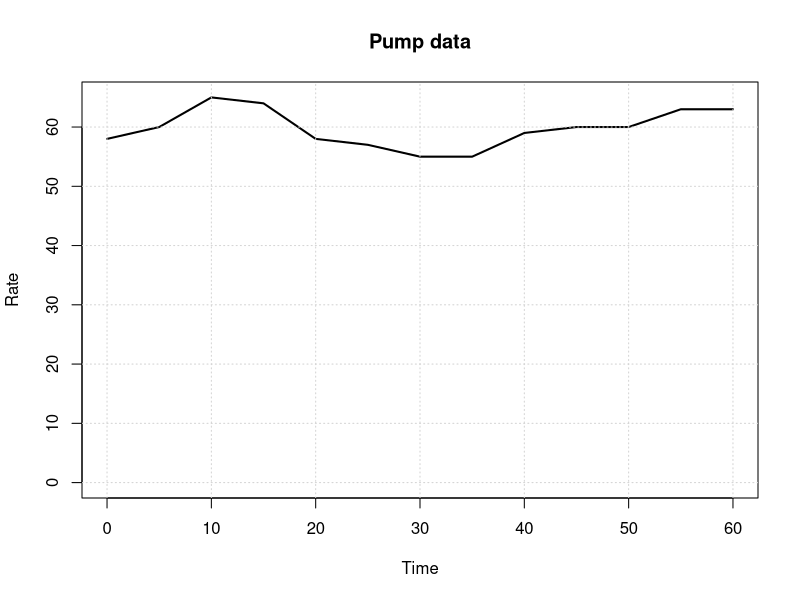
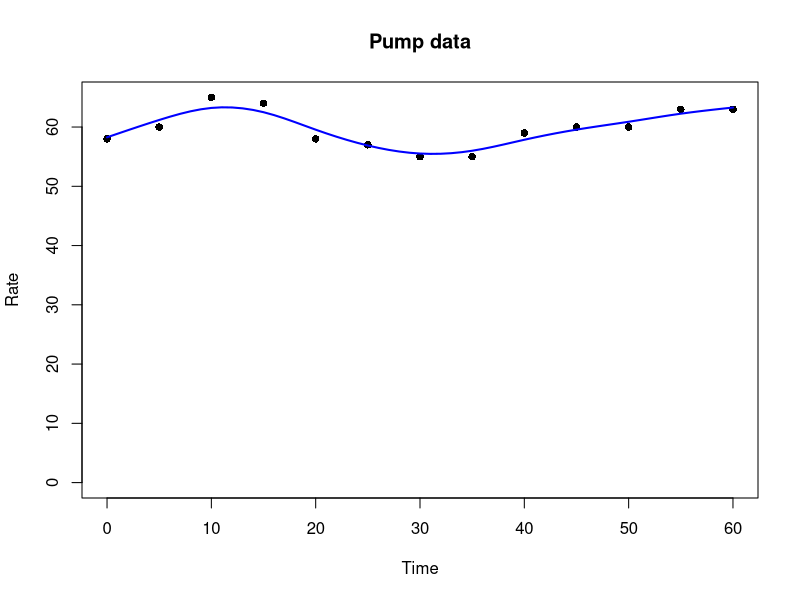

Write the R code that produced these figures, in order.
# this function calculates 
# the means between a 2 series of values.
# means2cp stands for means of 2 consecutive points. 

means2cp <- function(x)
{
  n <- length(x) # calculates the length of sequence
  return((x[1:(n-1)]+x[2:n])/2)
}

# print(z <- sum(means2cp(data$column1)*(data$column2)))

trapez <- function(x,y)
{
  return(sum(means2cp(y)*diff(x)))
}

# print(v <- trapez(data$column1,data$column2))

pumpdata <- read.table('pumpdata.txt',header=TRUE)
print(V <- sum(means2cp(pumpdata$Rate)*diff(pumpdata$Time)))

# Plot a curve

plot(pumpdata$Time,pumpdata$Rate,type='l',lwd=2,xlab='Time',
     ylab='Rate',main='Pump data',ylim=c(0,65))
grid()

# Plot a smooth version of the curve

smooth.rate <- smooth.spline(pumpdata$Time,pumpdata$Rate,spar=.4)
plot(pumpdata$Time,pumpdata$Rate,pch=16,xlab='Time',
     ylab='Rate',main='Pump data',ylim=c(0,65))
time <- seq(0,60,1)
lines(time,predict(smooth.rate,time)$y, lwd=2,col='blue')

# plausable - process data
